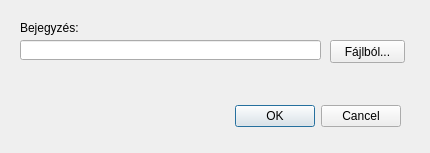
<?xml version="1.0" encoding="UTF-8"?>
<ui version="4.0">
 <class>ModifyVocabListDialog</class>
 <widget class="QDialog" name="ModifyVocabListDialog">
  <property name="geometry">
   <rect>
    <x>0</x>
    <y>0</y>
    <width>430</width>
    <height>153</height>
   </rect>
  </property>
  <property name="windowTitle">
   <string>Dialog</string>
  </property>
  <widget class="QDialogButtonBox" name="buttonBox">
   <property name="geometry">
    <rect>
     <x>60</x>
     <y>100</y>
     <width>341</width>
     <height>32</height>
    </rect>
   </property>
   <property name="orientation">
    <enum>Qt::Horizontal</enum>
   </property>
   <property name="standardButtons">
    <set>QDialogButtonBox::Cancel|QDialogButtonBox::Ok</set>
   </property>
  </widget>
  <widget class="QLabel" name="label">
   <property name="geometry">
    <rect>
     <x>20</x>
     <y>20</y>
     <width>81</width>
     <height>16</height>
    </rect>
   </property>
   <property name="text">
    <string>Bejegyzés:</string>
   </property>
  </widget>
  <widget class="QLineEdit" name="lineEdit">
   <property name="geometry">
    <rect>
     <x>20</x>
     <y>40</y>
     <width>301</width>
     <height>20</height>
    </rect>
   </property>
  </widget>
  <widget class="QPushButton" name="pushButton">
   <property name="geometry">
    <rect>
     <x>330</x>
     <y>40</y>
     <width>75</width>
     <height>23</height>
    </rect>
   </property>
   <property name="text">
    <string>Fájlból...</string>
   </property>
  </widget>
 </widget>
 <resources/>
 <connections>
  <connection>
   <sender>buttonBox</sender>
   <signal>accepted()</signal>
   <receiver>ModifyVocabListDialog</receiver>
   <slot>accept()</slot>
   <hints>
    <hint type="sourcelabel">
     <x>248</x>
     <y>254</y>
    </hint>
    <hint type="destinationlabel">
     <x>157</x>
     <y>274</y>
    </hint>
   </hints>
  </connection>
  <connection>
   <sender>buttonBox</sender>
   <signal>rejected()</signal>
   <receiver>ModifyVocabListDialog</receiver>
   <slot>reject()</slot>
   <hints>
    <hint type="sourcelabel">
     <x>316</x>
     <y>260</y>
    </hint>
    <hint type="destinationlabel">
     <x>286</x>
     <y>274</y>
    </hint>
   </hints>
  </connection>
 </connections>
</ui>
